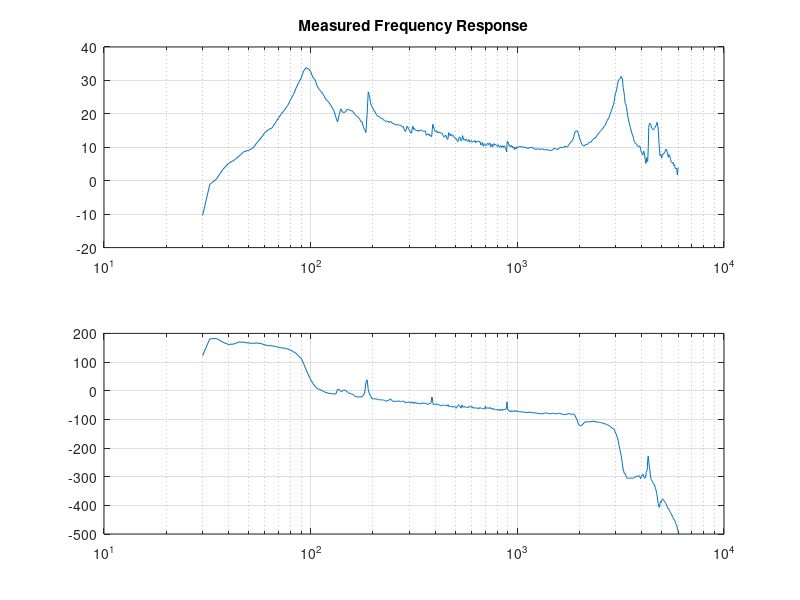

MATLAB code for this plot: (Note: this script raises an error after producing the figure.)
% QFTEX11 Active vibration isolation.

% Author: Y. Chait
% 11/19/93
% 4.20.03 revised for V2 (YC)
% Copyright (c) 2002 by Terasoft, Inc.


clc
clear
echo on

% Example #11 (active vibration isolation) describes the application of
% QFT to a feedback design problem with an experimental plant model.

% Please refer to manual for more details....

% Strike any key to advance from one plot to another....
pause % Strike any key to continue
clc

%	Consider a continuous-time, siso, negative unity feedback system

%                                   |V(s)            |D(s)
%                         ----      |      ----      |
%             ---->x---->|G(s)|---->x---->|P(s)|---->x---->
%             R(s) |      ----             ----        | Y(s)
%                  |               --                  |
%                  ---------------|-1|------------------
%                                  --

%       The plant P(s) model (mount input to measured engin acceleration)
%       is not known, however, an experimental frequency response is
%       available

pause % Strike any key to continue
echo off
clc

disp('Loading experimental data from mat file');
drawnow
load lorddata

frq1 = frf1(:,1);
mag1 = frf1(:,2);
phs1 = frf1(:,3);
frq2 = frf2(:,1);
mag2 = frf2(:,2);
phs2 = frf2(:,3);

fmin = 30;
fmid = 1000;
fmax = 6000;

s1 = find(frq1==fmid);
if isempty(s1), s1=1; end
s1 = s1 + 1;
e1 = find(frq1==fmax);
if isempty(e1), e1=max(size(frq1)); end

s2 = find(frq2==fmin);
if isempty(s2), s2=1; end
e2 = find(frq2==fmid);
if isempty(e2), e2=max(size(frq2)); end

lfrq = [frq2(s2:e2);frq1(s1:e1)];
mag = [mag2(s2:e2);mag1(s1:e1)];
phso = [phs2(s2:e2);phs1(s1:e1)];
phs = (180/pi)*unwrap((pi/180)*phso);

% plot the experimental transfer function
disp('Plotting experimental transfer function');
drawnow
subplot(211)
semilogx(lfrq,mag), grid
title('Measured Frequency Response')
subplot(212)
semilogx(lfrq,phs), grid
qpause;close(gcf);

% BOUNDS
disp(' ')
disp('Computing bounds...')
disp(' ')
disp('bdb1=sisobnds(1,wbd1,W1,Pfr); %margins')
drawnow
wl = lfrq*2*pi;
wbd1 = wl(150);
P = 10 .^(mag(:)'/20).*exp(i*pi/180*phs(:)');
Pfr = frd(P.',wl);
W1 = 2;
bdb1=sisobnds(1,wbd1,W1,Pfr);
disp('plotbnds(bdb1); %show bounds')
drawnow
plotbnds(bdb1),title('Robust Stability Bounds');
qpause;close(gcf);

disp(' ')
disp('bdb2=sisobnds(2,wbd2,W2,Pfr); %output dist. rejection')
drawnow
wbd2 = wbd1;
W2 = 0.1;
bdb2 = sisobnds(2,wbd2,W2,Pfr);
disp('plotbnds(bdb2); %show bounds')
plotbnds(bdb2),title('Robust Output Disturbance Rejection Bounds');
qpause;close(gcf);

disp(' ')
disp('bdb=grpbnds(bdb1,bdb2,bdb3); %group bounds')
drawnow
bdb = grpbnds(bdb1,bdb2);
disp('plotbnds(bdb); %show all bounds')
plotbnds(bdb),title('All Bounds');
qpause;close(gcf);

% DESIGN
disp(' ')
disp('Design')
disp('lpshape(wl,bdb,Pfr,C0); %loop shaping')
drawnow
nc0=0.77*conv([1/.75,1],conv([1/603,1],[1/2488^2,2*.36/2488,1]));
dc0=conv([1/367,1],conv([1/60^2,2*.7/60,1],[1/2027^2,2*.73/2027,1]));
C0 = tf(nc0,dc0);
lpshape(wl,bdb,Pfr,C0);
qpause;
numC=nc0; denC=dc0;

% ANALYSIS
disp(' ')
disp('Analysis....')

G=freqcp(numC,denC,wl);

disp(' ')
disp('chksiso(1,wl,W1,Pfr,[],C0); %margins spec')
drawnow
chksiso(1,wl,W1,Pfr,[],C0);
qpause;close(gcf);

disp(' ')
disp('chksiso(2,wl,W2,Pfr,[],C0); %output dist. rejection spec')
drawnow
w1 = 75*2*pi; w2 = 225*2*pi;
ind = find(wl<=w2 & wl>=w1);
chksiso(2,wl(ind),W2,Pfr,[],C0);
qpause;close(gcf);
